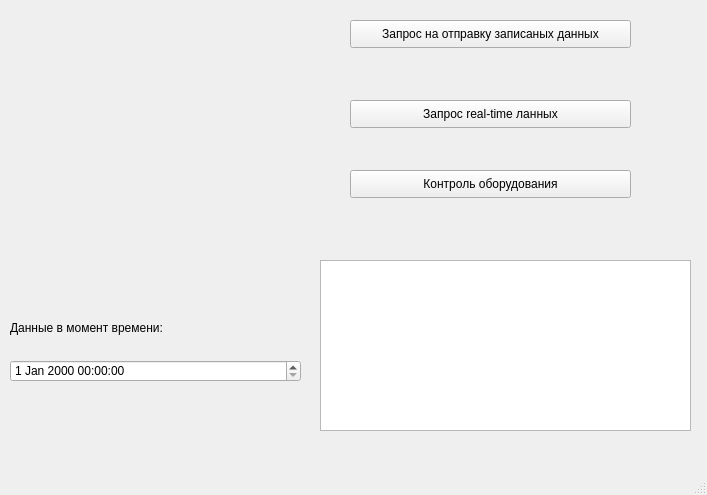
<?xml version="1.0" encoding="UTF-8"?>
<ui version="4.0">
 <class>MainWindow</class>
 <widget class="QMainWindow" name="MainWindow">
  <property name="geometry">
   <rect>
    <x>0</x>
    <y>0</y>
    <width>707</width>
    <height>495</height>
   </rect>
  </property>
  <property name="windowTitle">
   <string>MainWindow</string>
  </property>
  <widget class="QWidget" name="centralwidget">
   <widget class="QPushButton" name="pushButton">
    <property name="geometry">
     <rect>
      <x>350</x>
      <y>20</y>
      <width>281</width>
      <height>28</height>
     </rect>
    </property>
    <property name="text">
     <string>Запрос на отправку записаных данных</string>
    </property>
   </widget>
   <widget class="QPushButton" name="pushButton_2">
    <property name="geometry">
     <rect>
      <x>350</x>
      <y>100</y>
      <width>281</width>
      <height>28</height>
     </rect>
    </property>
    <property name="text">
     <string>Запрос real-time ланных</string>
    </property>
   </widget>
   <widget class="QPushButton" name="pushButton_3">
    <property name="geometry">
     <rect>
      <x>350</x>
      <y>170</y>
      <width>281</width>
      <height>28</height>
     </rect>
    </property>
    <property name="text">
     <string>Контроль оборудования</string>
    </property>
   </widget>
   <widget class="QListWidget" name="listWidget_2">
    <property name="geometry">
     <rect>
      <x>320</x>
      <y>260</y>
      <width>371</width>
      <height>171</height>
     </rect>
    </property>
   </widget>
   <widget class="QDateTimeEdit" name="dateTimeEdit">
    <property name="geometry">
     <rect>
      <x>10</x>
      <y>360</y>
      <width>291</width>
      <height>22</height>
     </rect>
    </property>
   </widget>
   <widget class="QLabel" name="label">
    <property name="geometry">
     <rect>
      <x>10</x>
      <y>320</y>
      <width>231</width>
      <height>16</height>
     </rect>
    </property>
    <property name="text">
     <string>Данные в момент времени:</string>
    </property>
   </widget>
  </widget>
  <widget class="QMenuBar" name="menubar">
   <property name="geometry">
    <rect>
     <x>0</x>
     <y>0</y>
     <width>707</width>
     <height>26</height>
    </rect>
   </property>
  </widget>
  <widget class="QStatusBar" name="statusbar"/>
 </widget>
 <resources/>
 <connections/>
</ui>
